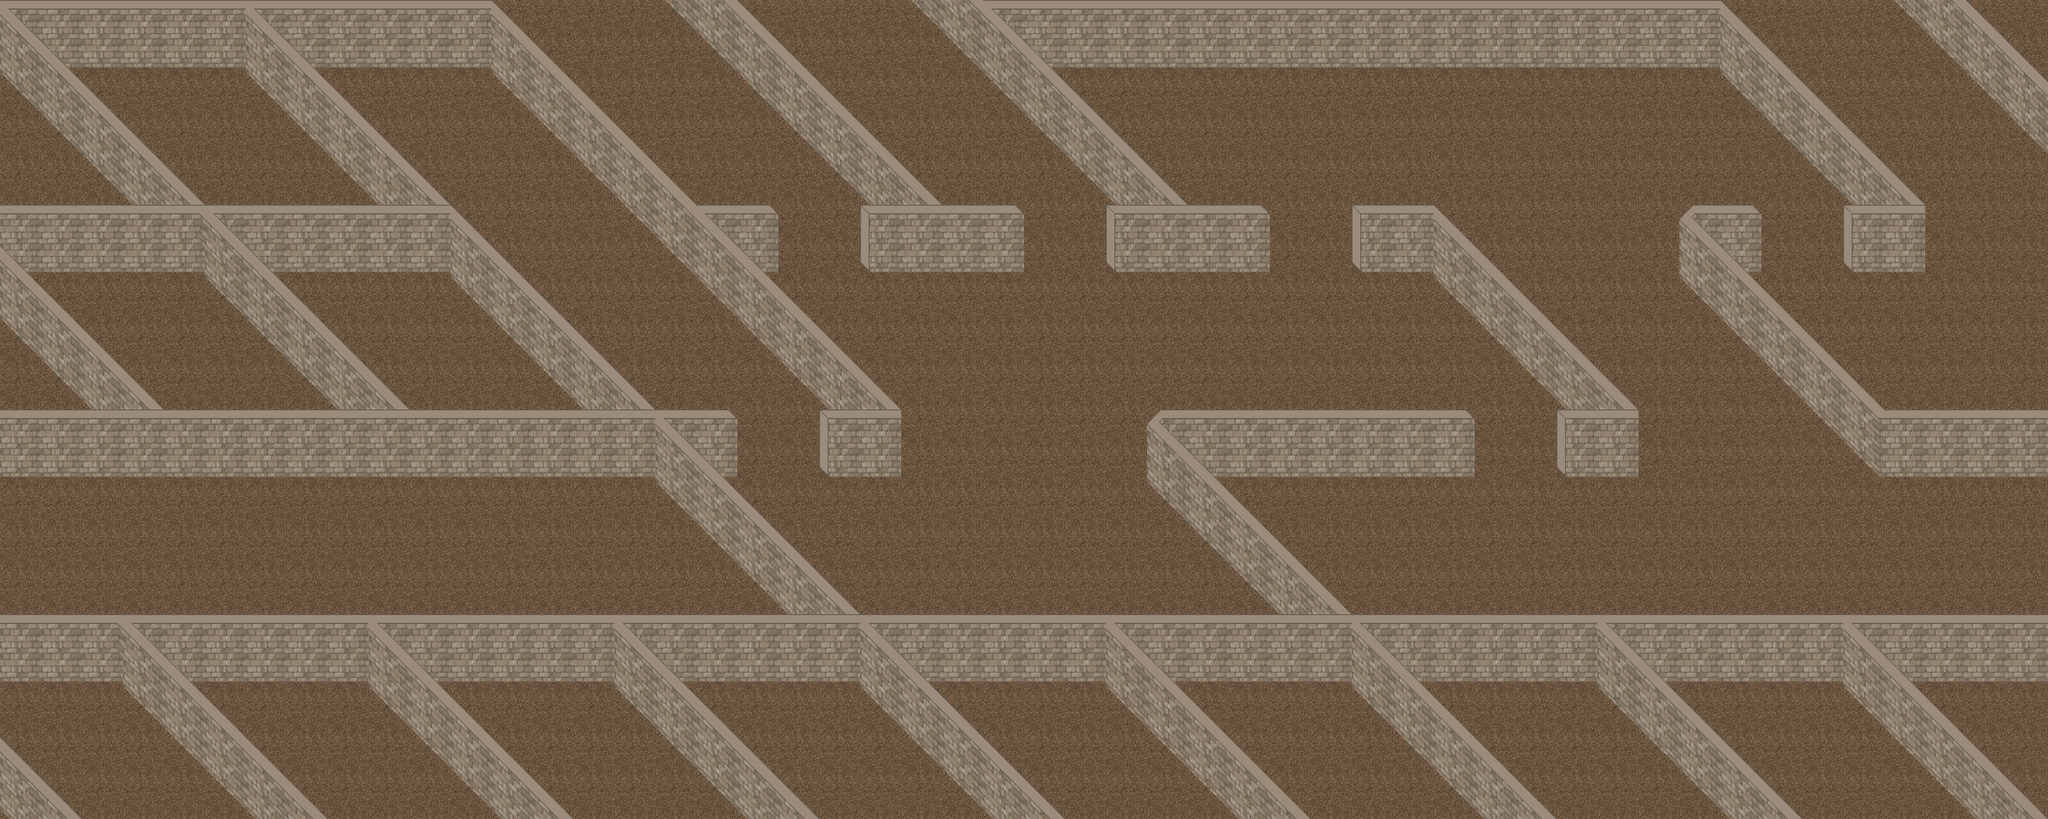

This is a level from a 2D game, rendered from its Tiled map with the project's own tilesets. A one-line summary and the complete map file follow:
An orthogonal 50x20 tile map with 48x48 px tiles, 1 tile layer (Tile Layer 1).

<map version="1.10" tiledversion="1.10.2" orientation="orthogonal" renderorder="right-down" width="50" height="20" tilewidth="48" tileheight="48" infinite="0" nextlayerid="2" nextobjectid="1">
 <tileset firstgid="1" source="combat_Dungeon.tsx" />
 <layer id="1" name="Tile Layer 1" width="50" height="20">
  <data encoding="csv">
3,20,20,20,20,20,3,20,20,20,20,20,14,23,23,23,5,4,14,23,23,23,5,4,3,20,20,20,20,20,6,6,6,20,20,20,6,6,20,20,20,6,14,23,23,23,5,4,14,23,
4,22,24,24,24,11,4,22,24,24,24,24,4,14,23,23,23,5,4,14,23,23,23,5,4,22,24,11,24,24,11,11,11,11,24,24,11,11,11,24,24,11,4,14,23,23,23,5,4,14,
5,4,14,23,23,23,5,4,14,23,23,23,5,4,14,23,23,23,5,4,14,23,23,23,5,4,14,23,23,23,23,23,23,23,23,23,23,23,23,23,23,23,5,4,14,23,23,23,5,4,
23,5,4,14,23,23,23,5,4,14,23,23,23,5,4,14,23,23,23,5,4,14,23,23,23,5,4,14,23,23,23,23,23,23,23,23,23,23,23,23,23,23,23,5,4,14,23,23,23,5,
23,23,5,4,14,23,23,23,5,4,14,23,23,23,5,4,14,23,23,23,5,4,14,23,23,23,5,4,14,23,23,23,23,23,23,23,23,23,23,23,23,23,23,23,5,4,14,23,23,23,
20,20,20,20,10,3,20,20,20,20,20,14,23,23,23,5,4,3,18,23,23,16,6,6,18,23,23,16,6,6,18,23,23,16,6,14,23,23,23,23,23,19,18,23,23,16,6,23,23,23,
22,24,24,24,24,4,22,24,24,24,11,4,14,23,23,23,5,4,7,23,23,17,11,24,24,23,23,17,11,24,24,23,23,17,11,4,14,23,23,23,23,4,22,23,23,17,24,23,23,23,
4,14,23,23,23,5,4,14,23,23,23,5,4,14,23,23,23,5,2,14,23,23,23,23,23,23,23,23,23,23,23,23,23,23,23,5,4,14,23,23,23,5,4,14,23,23,23,23,23,23,
5,4,14,23,23,23,5,4,14,23,23,23,5,4,14,23,23,23,5,4,14,23,23,23,23,23,23,23,23,23,23,23,23,23,23,23,5,4,14,23,23,23,5,4,14,23,23,23,23,23,
23,5,4,14,23,23,23,5,4,14,23,23,23,5,4,14,23,23,23,5,4,14,23,23,23,23,23,23,23,23,23,23,23,23,23,23,23,5,4,14,23,23,23,5,4,14,23,23,23,23,
20,20,20,20,6,20,20,20,20,20,6,20,20,20,20,20,3,18,23,23,16,6,23,23,23,23,23,23,19,6,6,20,20,20,6,18,23,23,16,6,23,23,23,23,5,25,6,20,20,20,
24,24,24,11,11,11,24,24,24,11,11,11,24,24,24,11,4,7,23,23,17,11,23,23,23,23,23,23,4,7,11,11,24,24,11,11,23,23,17,24,23,23,23,23,23,13,11,24,24,24,
23,23,23,23,23,23,23,23,23,23,23,23,23,23,23,23,5,2,14,23,23,23,23,23,23,23,23,23,5,2,14,23,23,23,23,23,23,23,23,23,23,23,23,23,23,23,23,23,23,23,
23,23,23,23,23,23,23,23,23,23,23,23,23,23,23,23,23,5,2,14,23,23,23,23,23,23,23,23,23,5,2,14,23,23,23,23,23,23,23,23,23,23,23,23,23,23,23,23,23,23,
23,23,23,23,23,23,23,23,23,23,23,23,23,23,23,23,23,23,5,2,14,23,23,23,23,23,23,23,23,23,5,2,14,23,23,23,23,23,23,23,23,23,23,23,23,23,23,23,23,23,
20,20,10,3,20,20,20,20,20,3,20,20,20,20,20,3,20,20,20,20,20,3,20,20,20,20,20,3,20,20,20,20,20,3,20,20,20,20,20,3,20,20,20,20,20,3,20,20,20,20,
24,24,24,4,22,24,24,24,11,4,22,24,24,24,11,4,22,24,24,24,11,4,22,24,24,24,11,4,22,24,24,24,11,4,22,24,24,24,11,4,22,24,24,24,11,4,22,24,24,24,
23,23,23,5,2,14,23,23,23,5,2,14,23,23,23,5,2,14,23,23,23,5,2,14,23,23,23,5,2,14,23,23,23,5,2,14,23,23,23,5,2,14,23,23,23,5,2,14,23,23,
14,23,23,23,5,2,14,23,23,23,5,2,14,23,23,23,5,2,14,23,23,23,5,2,14,23,23,23,5,2,14,23,23,23,5,2,14,23,23,23,5,2,14,23,23,23,5,2,14,23,
2,14,23,23,23,5,2,14,23,23,23,5,2,14,23,23,23,5,2,14,23,23,23,5,2,14,23,23,23,5,2,14,23,23,23,5,2,14,23,23,23,5,2,14,23,23,23,5,2,14
</data>
 </layer>
</map>
